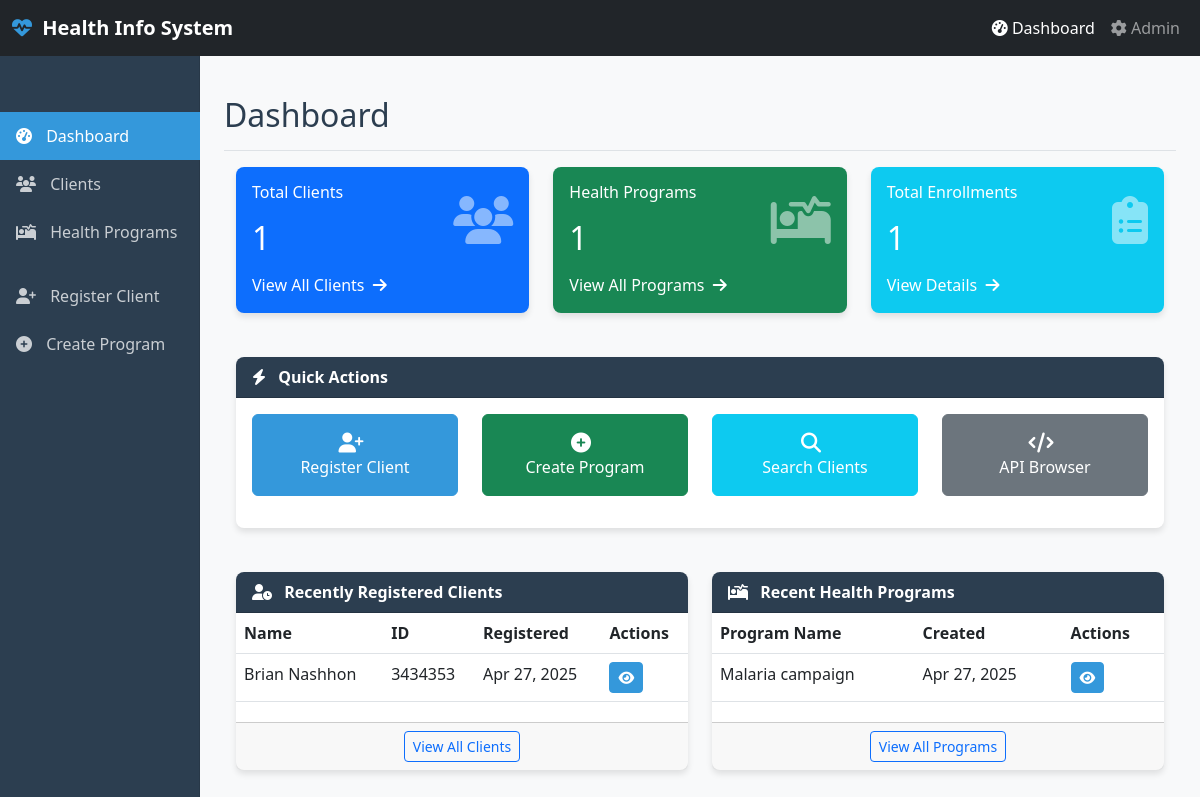
Before: / with the older database file.
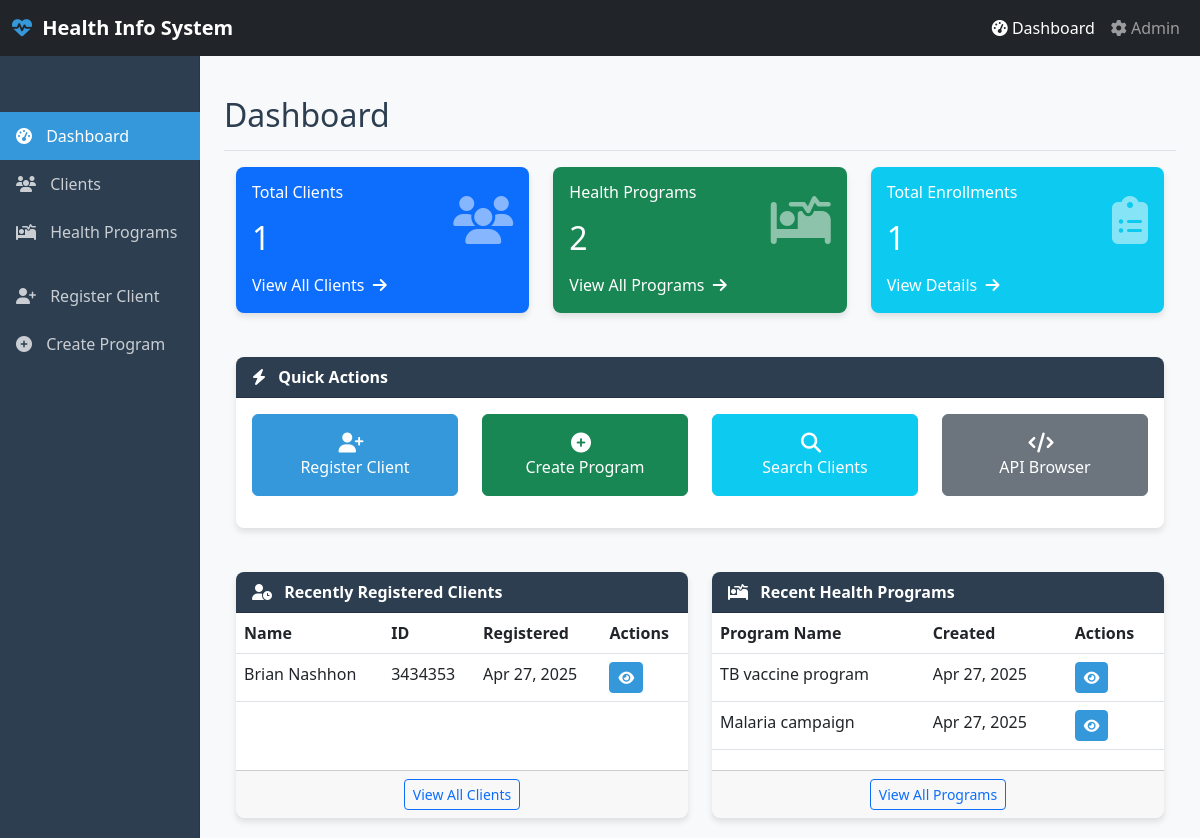
After: the same page with the newer database file.
### core/models.py (models this page shows, shortened)
class Client(models.Model):
    GENDER_CHOICES = [
        ('M', 'Male'),
        ('F', 'Female'),
        ('O', 'Other'),
    ]
    id = models.UUIDField(primary_key=True, default=uuid.uuid4, editable=False)
    first_name = models.CharField(max_length=100)
    last_name = models.CharField(max_length=100)
    date_of_birth = models.DateField()
    gender = models.CharField(max_length=1, choices=GENDER_CHOICES)
    phone_number = models.CharField(max_length=20, blank=True)
    email = models.EmailField(blank=True)
    address = models.TextField(blank=True)
    national_id = models.CharField(max_length=50, blank=True, unique=True)
    programs = models.ManyToManyField(HealthProgram, through='Enrollment')
    created_at = models.DateTimeField(auto_now_add=True)
    updated_at = models.DateTimeField(auto_now=True)
    class Meta:
        ordering = ['last_name', 'first_name']
    @property
    def full_name(self):
        return f"{self.first_name} {self.last_name}"

class HealthProgram(models.Model):
    id = models.UUIDField(primary_key=True, default=uuid.uuid4, editable=False)
    name = models.CharField(max_length=100)
    description = models.TextField(blank=True)
    created_at = models.DateTimeField(auto_now_add=True)
    updated_at = models.DateTimeField(auto_now=True)
    class Meta:
        ordering = ['name']

### core/views.py (the view)
# urls.py: path('', views.dashboard, name='dashboard'),
def dashboard(request):
    total_clients = Client.objects.count()
    total_programs = HealthProgram.objects.count()
    total_enrollments = Enrollment.objects.count()
    recent_clients = Client.objects.order_by('-created_at')[:5]
    recent_programs = HealthProgram.objects.order_by('-created_at')[:5]
    context = {
        'total_clients': total_clients,
        'total_programs': total_programs,
        'total_enrollments': total_enrollments,
        'recent_clients': recent_clients,
        'recent_programs': recent_programs,
    }
    return render(request, 'dashboard.html', context)

### core/templates/dashboard.html (shortened to what the changed rows need)
{% extends 'base.html' %}
{% block page_header %}Dashboard{% endblock %}
{% block content %}
<div class="row mb-4">
    <div class="col-md-4" data-aos="fade-up" data-aos-delay="100">
        <div class="card bg-primary text-white">
            <div class="card-body">
                <div class="d-flex justify-content-between align-items-center">
                    <div>
                        <h2 class="mt-3 mb-0">{{ total_clients }}</h2>
                    </div>
                </div>
            </div>
        </div>
    </div>
    <div class="col-md-4" data-aos="fade-up" data-aos-delay="200">
        <div class="card bg-success text-white">
            <div class="card-body">
                <div class="d-flex justify-content-between align-items-center">
                    <div>
                        <h6 class="card-title mb-0">Health Programs</h6>
                        <h2 class="mt-3 mb-0">{{ total_programs }}</h2>
                    </div>
                </div>
            </div>
        </div>
    </div>
    <div class="col-md-4" data-aos="fade-up" data-aos-delay="300">
        <div class="card bg-info text-white">
            <div class="card-body">
                <div class="d-flex justify-content-between align-items-center">
                    <div>
                        <h2 class="mt-3 mb-0">{{ total_enrollments }}</h2>
                    </div>
                </div>
            </div>
        </div>
    </div>
</div>
<div class="row">
    <div class="col-md-6" data-aos="fade-up" data-aos-delay="500">
        <div class="card h-100">
            <div class="card-body p-0">
                <div class="table-responsive">
                    <table class="table table-hover mb-0">
                        <thead>
                            <tr>
                                <th>Name</th>
                                <th>ID</th>
                                <th>Registered</th>
                                <th>Actions</th>
                            </tr>
                        </thead>
                        <tbody>
                            {% for client in recent_clients %}
                            <tr>
                                <td>{{ client.full_name }}</td>
                                <td>{{ client.national_id }}</td>
                                <td>{{ client.created_at|date:"M d, Y" }}</td>
                                <td>
                                    <a href="{% url 'client_detail' pk=client.id %}" class="btn btn-sm btn-primary">
                                        <i class="fas fa-eye"></i>
                                    </a>
                                </td>
                            </tr>
                            {% empty %}
                            <tr>
                                <td colspan="4" class="text-center py-3">No clients registered yet</td>
                            </tr>
                            {% endfor %}
                        </tbody>
                    </table>
                </div>
            </div>
        </div>
    </div>
    <div class="col-md-6" data-aos="fade-up" data-aos-delay="600">
        <div class="card h-100">
            <div class="card-body p-0">
                <div class="table-responsive">
                    <table class="table table-hover mb-0">
                        <thead>
                            <tr>
                                <th>Program Name</th>
                                <th>Created</th>
                                <th>Actions</th>
                            </tr>
                        </thead>
                        <tbody>
                            {% for program in recent_programs %}
                            <tr>
                                <td>{{ program.name }}</td>
                                <td>{{ program.created_at|date:"M d, Y" }}</td>
                                <td>
                                    <a href="{% url 'program_detail' pk=program.id %}" class="btn btn-sm btn-primary">
                                        <i class="fas fa-eye"></i>
                                    </a>
                                </td>
                            </tr>
                            {% empty %}
                            <tr>
                                <td colspan="3" class="text-center py-3">No programs created yet</td>
                            </tr>
                            {% endfor %}
                        </tbody>
                    </table>
                </div>
            </div>
        </div>
    </div>
</div>
{% endblock %}

Changed rows visible on the page:
added HealthProgram: name "TB vaccine program", created_at "Apr 27, 2025"
Other visible differences:
{{ total_programs }}: "1" → "2"
